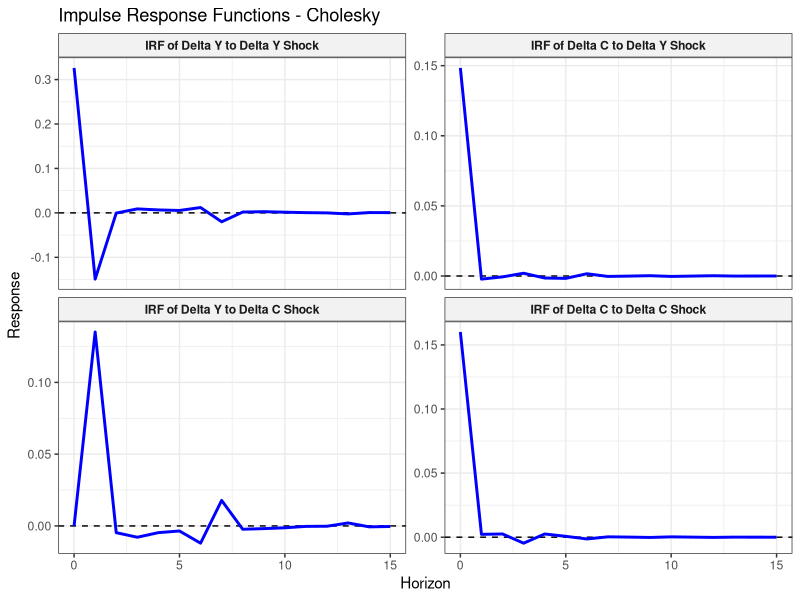
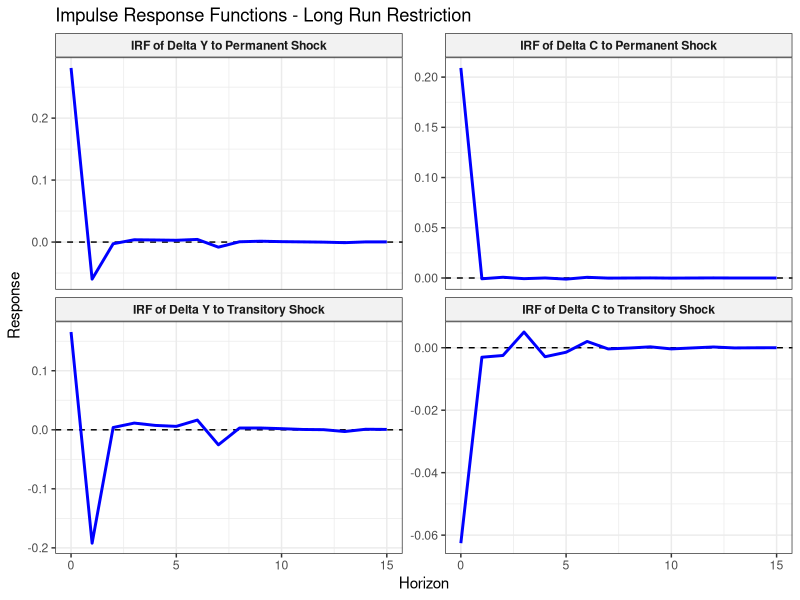
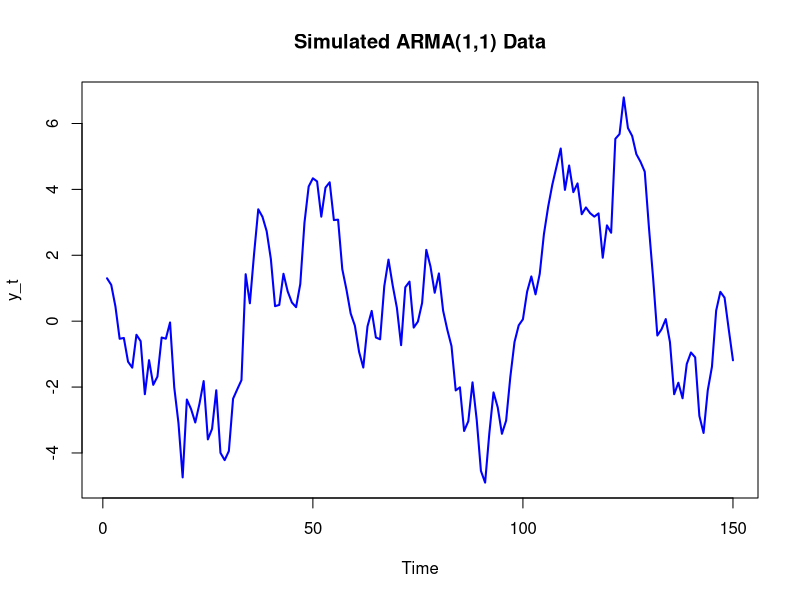
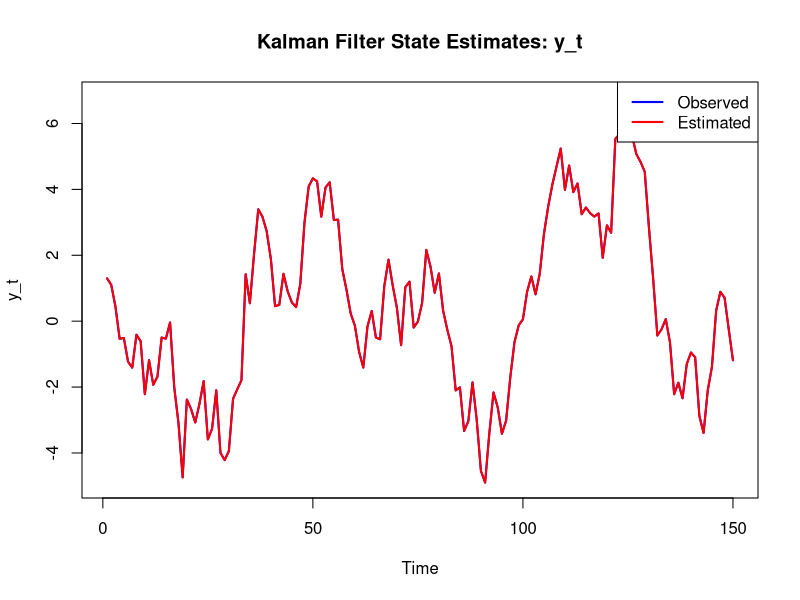
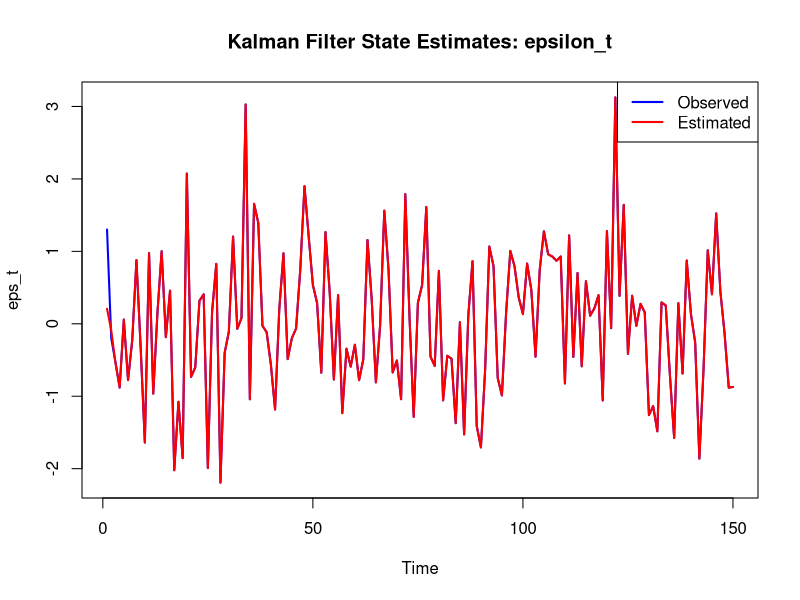
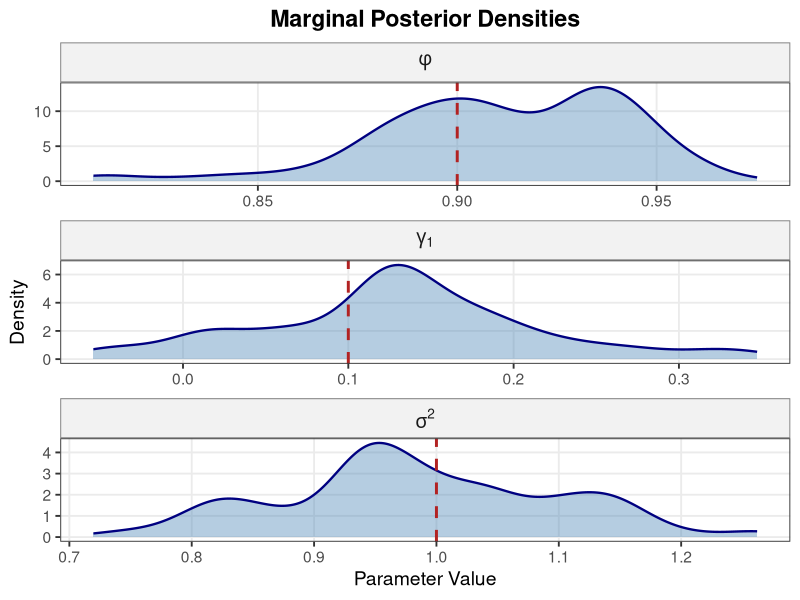

Generate these figures, in order, with R:
## ---- chunk 1
rm(list=ls())  # clear environment
library(mvtnorm)
library(dplyr)
library(tidyr)
library(ggplot2)
## ---- chunk 2
seed_string <- "Roshie, Angie, Blair, Thomas, Aaron, John"
seed_number <- 
  seed_string |>  
  rlang::hash() |> # hash the string to a hex number
  substr(1, 7) |> # make the number smaller 
  strtoi(base = 16) # convert to decimal

set.seed(seed_number)
## ---- chunk 3
simulatePIM <- function(t, sigeps2, sigeta2, beta) {
  # ************************************************************************ #
  # Simulates data of length t according to the Permanent Income Model: 
  #   Delta y_t = eta_t + eps_t - eps_{t-1}
  #   Delta c_t = (1 - beta) * eps_t + eta_t
  # where \epsilon_t ~ N(0, \sigma_eps^2) and \eta_t ~ N(0, \sigma_eta^2)
  #
  # Inputs:
  #   t: length of time series to simulate
  #   sigeps2, sigeta2: variances of transitory and permanent shocks
  #   beta: discount factor
  #
  # Output: List
  #   delY: vector of changes in income
  #   delC: vector of changes in consumption
  # ************************************************************************ #
  
  eps <- c(0, rnorm(t, mean = 0, sd = sqrt(sigeps2)))  # draw t transitory shocks
  eta <- c(0, rnorm(t, mean = 0, sd = sqrt(sigeta2)))  # draw t permanent shocks
  
  delY <- eta[-1] + eps[-1] - eps[-(t+1)]  # Delta y_t = eta_t + eps_t - eps_{t-1}
  delC <- (1 - beta) * eps[-1] + eta[-1]     # Delta c_t = (1 - beta) * eps_t + eta_t
  
  return(list(delY = delY, delC = delC))
}
## ---- chunk 4
# Simulate data

set.seed(seed_number)
t <- 10000
sigeps2 <- 0.05
sigeta2 <- 0.05
beta <- 0.99

pim_data <- simulatePIM(t, sigeps2, sigeta2, beta)
delY <- pim_data$delY
delC <- pim_data$delC

data_nolags <- data.frame(delY = delY, delC = delC)
## ---- chunk 5
p <- 5  # number of lags
VARp_data <- data.frame(delY = delY, delC = delC) 
for (i in 1:p) {
  VARp_data <- VARp_data %>%
    mutate(!!paste0("delY_lag", i) := lag(delY, n = i),
           !!paste0("delC_lag", i) := lag(delC, n = i))
}
VARp_data <- VARp_data %>% drop_na()

Y <- as.matrix(VARp_data[, c(1, 2)])  # t x 2 matrix of delY_t, delC_t
X <- as.matrix(VARp_data[, -c(1, 2)]) %>%
  cbind(1, .)  # t x (1+2p) matrix of intercept and p lags
Phihat <- solve(t(X) %*% X) %*% t(X) %*% Y
Sighat <- t(Y - X %*% Phihat) %*% (Y - X %*% Phihat) / t

## ---- chunk 6
# STRUCTURAL RESTRICTION 1: Cholesky decomposition with ordering delY, delC
Sighattr <- t(chol(Sighat))  # lower triangular Cholesky factor of Sighat

# STRUCTURAL RESTRICTION 2: Impose long-run restriction
SumPhi_t <- matrix(0, nrow = 2, ncol = 2)
for(i in 1:p){
  Phi_hat_no_const <- Phihat[-1, ]  
  SumPhi_t <- SumPhi_t + Phi_hat_no_const[((i-1)*2 + 1):(i*2), ]
}
SumPhi <- t(SumPhi_t) 
I_phi_inv <- solve(diag(2) - SumPhi)
A <- t(chol(I_phi_inv %*% Sighat %*% t(I_phi_inv)))
D <- (diag(2) - SumPhi) %*% A
# Normalize the shocks to be positive for Delta Y (Cholesky is unique up to sign)
if (D[1, 1] < 0) D[, 1] <- -D[, 1]
if (D[1, 2] < 0) D[, 2] <- -D[, 2]
## ---- chunk 7
compute_IRF <- function(Phihat, Hmax, method) {
  # ************************************************************************ #
  # Computes impulse response functions (IRFs) for a VAR(p) model using either
  # Cholesky decomposition or long-run restrictions to identify structural shocks.
  #
  # Inputs:
  #   Phihat: (1+2p) x n matrix of OLS estimates of VAR coefficients
  #   Hmax: maximum horizon for IRFs
  #   method: "Cholesky" or "Long Run Restriction" for structural shocks
  #
  # Output:
  #   IRFall: (Hmax+1) x n x n array of IRFs, where IRFall[h+1, j, i] is the response
  #           of variable j at horizon h to a shock in variable i at time 0.
  # ************************************************************************ #
  
  if (method == "Cholesky") {
    M <- Sighattr
  } else if (method == "Long Run Restriction") {
    M <- D
  } else {
    stop("Invalid method. Choose 'Cholesky' or 'Long Run Restriction'.")
  }
  
  n <- 2  # number of variables (delY, delC)
  IRFall <- array(NA, dim=c((Hmax+1), n, n)) # (horizon, shockto, shockfrom)
  
  # choose shock: 1 = delY, 2 = delC
  for (shind in 1:2){ 
    IRFmat           <- matrix(0, nrow=(Hmax+1), ncol=n) # (horizon, shockto)
    
    # response at impact is shind column of M
    IRFmat[1,]       <- M[,shind]
    
    xxIRF            <- matrix(0, nrow=1, ncol=p*n)  
    xxIRF[1,1:n]     <- IRFmat[1,]
    Phi_hat_no_const <- Phihat[-1, ]  
    
    for(h in 1:Hmax){
      # compute response at horizon h
      IRFmat[(1+h),] <- xxIRF%*%Phi_hat_no_const
      # update the xxIRF vector
      if(p > 1){
        xxIRF[1,(n+1):(n*p)] <- xxIRF[1,1:(n*(p-1))]
      }
      xxIRF[1,1:n]     <- IRFmat[(1+h),]
    }
    
    IRFall[,,shind] <- IRFmat
  }
  
  return(IRFall)
}

plot_IRF <- function(IRFall, Hmax, method) {
  # ************************************************************************ #
  # Plots IRFs in a 2x2 grid.
  #
  # Inputs:
  #   IRFall: output of compute_IRF()
  #   Hmax: maximum horizon for IRFs
  #   method: "Cholesky" or "Long Run Restriction" for plot title
  #
  # Output:
  #   A plot of the IRFs in a 2x2 grid.
  # ************************************************************************ #
  
  horizons <- 0:Hmax 

  if (method == "Cholesky") {
    shock1 <- "Delta Y Shock"
    shock2 <- "Delta C Shock"
  } else if (method == "Long Run Restriction") {
    shock1 <- "Permanent Shock"
    shock2 <- "Transitory Shock"
  } else {
    stop("Invalid method. Choose 'Cholesky' or 'Long Run Restriction'.")
  }

  title11 <- paste("IRF of Delta Y to", shock1)
  title21 <- paste("IRF of Delta C to", shock1)
  title12 <- paste("IRF of Delta Y to", shock2)
  title22 <- paste("IRF of Delta C to", shock2)
  
  irf_df <- rbind(
    data.frame(Horizon = horizons, Response = IRFall[, 1, 1], Title = title11),
    data.frame(Horizon = horizons, Response = IRFall[, 2, 1], Title = title21),
    data.frame(Horizon = horizons, Response = IRFall[, 1, 2], Title = title12),
    data.frame(Horizon = horizons, Response = IRFall[, 2, 2], Title = title22)
  )
  
  # Get the grid order correct
  irf_df$Title <- factor(irf_df$Title, levels = c(title11, title21, title12, title22))
  
  p <- ggplot(irf_df, aes(x = Horizon, y = Response)) +
    geom_hline(yintercept = 0, color = "black", linetype = "dashed") + # Adds a zero-line
    geom_line(color = "blue", linewidth = 1) +                         # Draws the IRF
    facet_wrap(~ Title, ncol = 2, scales = "free_y") +                 # Creates the 2x2 grid
    theme_bw() +                                        
    theme(
      strip.background = element_rect(fill = "grey95"),
      strip.text = element_text(face = "bold")
    ) +
    labs(x = "Horizon", y = "Response") +
    ggtitle(paste("Impulse Response Functions -", method))
    
  return(p)
}
## ---- chunk 8
# Compute IRFs for both methods
Hmax <- 15
IRF_Cholesky <- compute_IRF(Phihat, Hmax, method = "Cholesky")
IRF_LR <- compute_IRF(Phihat, Hmax, method = "Long Run Restriction")
## ---- chunk 9
# Plot IRFs for Cholesky decomposition
plot_IRF(IRF_Cholesky, Hmax, method = "Cholesky")
## ---- chunk 10
# Plot IRFs for long-run restriction
plot_IRF(IRF_LR, Hmax, method = "Long Run Restriction")
## ---- chunk 11
# using packages -- gets us the same IRFs as the manual code

# p <- 5
# var_model <- VAR(data_nolags, p = p, type = "const")
# irf_cholesky <- irf(var_model, n.ahead = 10, ortho = TRUE, runs = 1000)
# var_bq <- BQ(var_model)
# irf_longrun <- irf(var_bq, n.ahead = 10,runs = 1000)
# 
# plot(irf_cholesky)
# plot(irf_longrun)
## ---- chunk 12
# Parameters
phi <- 0.9
gamma1 <- 0.1
sig2 <- 1

theta <- c(phi, gamma1, sig2)
## ---- chunk 13
simulateARMA <- function(t, theta, y0, eps0) {
  # ************************************************************************ #
  # Simulates ARMA(1,1) data of length t: 
  #   y_t = \phi y_{t-1} + \epsilon_t + \gamma_1 \epsilon_{t-1}, 
  # where \epsilon_t ~ N(0, \sigma^2) and \epsilon_0 = eps0, y_0 = y0
  #
  # Inputs:
  #   t: length of time series to simulate
  #   theta: model parameters phi, gamma1, sig2
  #   y0, eps0: initial value of y_0 and \epsilon_0
  #
  # Output: List
  #   y: vector of simulated data y = (y_1, ... y_t)
  #   eps: vector of shocks
  # ************************************************************************ #

  phi <- theta[1]
  gamma1 <- theta[2]
  sig2 <- theta[3]
  
  eps <- c(eps0, rnorm(t, mean = 0, sd = sqrt(sig2)))  # draw t shocks
  
  y <- numeric(t+1)  # init zero vector of length t
  y[1] <- y0         # set y_0 = y0
  for (i in 2:(t+1)) {
    y[i] <- phi * y[i - 1] + eps[i] + gamma1 * eps[i - 1]
  }
  return(list(y = y[-1], eps = eps[-1]))  # return y_1,...,y_t and eps_1,...,eps_t
}
## ---- chunk 14
set.seed(seed_number)

# Simulate data with t=150, y0=0, eps0=0
t <- 150
sim_data <- simulateARMA(t, theta, y0 = 0, eps0 = 0)
y_sim <- sim_data$y
eps_sim <- sim_data$eps

# Plot the simulated data
plot(y_sim, type = "l", col = "blue", lwd = 2,
     main = "Simulated ARMA(1,1) Data", xlab = "Time", ylab = "y_t")
## ---- chunk 15
kalmanFilter <- function(y, theta) {
  # ************************************************************************ #
  # Implements Kalman filter for ARMA(1,1) model:
  #   y_t = \phi y_{t-1} + \epsilon_t + \gamma_1 \epsilon_{t-1},
  # where \epsilon_t ~ N(0, \sigma^2). 
  # We use state vector s_t = (y_t, eps_t).
  #
  # Inputs:
  #   y: vector of observed data (length t)
  #   theta: model parameters phi, gamma1, sig2
  # 
  # Output: List
  #   s: vector of state estimates s_t = E[s_t | y^t]
  #   P: vector of state covariance matrices P_t = Var[s_t | y^t]
  #   logLik: log likelihood of data: log L(y) = \sum_{t=1}^T log p(y_t | y^{t-1})
  # ************************************************************************ #
  
  phi <- theta[1]
  gamma1 <- theta[2]
  sig2 <- theta[3]
  
  t <- length(y)
  s <- array(0, dim = c(t, 2))     # init state estimates
  colnames(s) <- c("y", "eps")
  P <- array(0, dim = c(2, 2, t))  # init state covariance matrices
  
  # State space representation
  A   <- matrix(c(1,0), nrow = 1, ncol = 2)
  Phi <- matrix(c(phi, gamma1, 0, 0), nrow = 2, ncol = 2, byrow = TRUE)
  R   <- matrix(c(1, 1), nrow = 2, ncol = 1)

  # Initialization using unconditional moments (s_{1|0}, P_{1|0})
  s[1, ] <- c(0, 0)
  p11 <- (1 + (phi + gamma1)^2 / (1 - phi^2)) * sig2  # derived in part 1
  P[, , 1] <- matrix(c(p11, sig2, sig2, sig2), nrow = 2, ncol = 2)

  # Initialize log-likelihood
  logLik <- 0

  # Kalman filter recursion
  for (i in 1:t) {
    # Prediction
    v <- as.numeric(y[i] - A %*% s[i, ])        # y_i - As_{i|i-1}
    Evv <- as.numeric(A %*% P[, , i] %*% t(A))  # AP_{i|i-1}A'
    
    # Add log-likelihood
    logLik <- logLik - 0.5 * (log(2 * pi) + log(Evv) + (v^2) / Evv)
    
    # Update: s_{i|i} and P_{i|i}
    s[i, ] <- s[i, ] + P[, , i] %*% t(A) * v / Evv
    P[, , i] <- P[, , i] - (P[, , i] %*% t(A) %*% A %*% t(P[, , i])) / Evv
     
    # Predict: s_{i+1|i} and P_{i+1|i}
    if (i < t) {
      s[i+1, ] <- Phi %*% s[i, ]
      P[, , i+1] <- Phi %*% P[, , i] %*% t(Phi) + R %*% sig2 %*% t(R)
    }
  }
  
  return(list(s = s, P = P, logLik = logLik))
}
## ---- chunk 16
logLik_analytical <- function(y, eps, theta, y0, eps0) {
  # ************************************************************************ #
  # Evaluates the log-likelihood of the data given the shocks, 
  # using the analytical expression derived in part 3.
  #
  # Inputs:
  #   y: vector of observed data (length t)
  #   eps: vector of shocks (length t)
  #   theta: model parameters phi, gamma1, sig2
  #   y0, eps0: initial values of y_0 and eps_0
  #
  # Output:
  #   log_lik: log-likelihood of data given eps
  # ************************************************************************ #
  
  t <- length(y)
  sig2 <- theta[3]
  log_lik <- -0.5 * t * log(2 * pi * sig2) - (1 / (2 * sig2)) * sum(eps^2)
  return(log_lik)
}
## ---- chunk 17
# Run Kalman filter on simulated data
kf_result <- kalmanFilter(y_sim, theta)
s_est <- kf_result$s
P_est <- kf_result$P
logLik <- kf_result$logLik
logLik_analytical <- logLik_analytical(y_sim, eps_sim, theta, y0 = 0, eps0 = 0)
cat("Kalman Filter Log-Likelihood:", logLik, "\n",
    "Analytical Log-Likelihood:", logLik_analytical, "\n",
    sep = "")

# Plot state estimates alongside data
plot(y_sim, type = "l", col = "blue", lwd = 2,
     main = "Kalman Filter State Estimates: y_t", xlab = "Time", ylab = "y_t")
lines(s_est[, "y"], col = "red", lwd = 2)
legend("topright", legend = c("Observed", "Estimated"), 
       col = c("blue", "red"), lwd = 2)

plot(eps_sim, type = "l", col = "blue", lwd = 2,
     main = "Kalman Filter State Estimates: epsilon_t", xlab = "Time", ylab = "eps_t")
lines(s_est[, "eps"], col = "red", lwd = 2)
legend("topright", legend = c("Observed", "Estimated"), 
       col = c("blue", "red"), lwd = 2)
## ---- chunk 18
computeLogLik <- function(theta, y) {
  # ************************************************************************ #
  # Evaluates and maximizes the posterior
  #   log L(y^T | theta) + log(p(theta)) 
  # where p(theta) is the prior over theta = (phi, gamma1, sig2). 
  # Assuming flat priors, this reduces to maximizing log L(y^T | theta)
  #
  # Inputs:
  #   theta: model parameters phi, gamma1, sig2
  #   y: vector of observed data (length t)
  #
  # Output:
  #   log_lik: log-likelihood of data given theta
  # ************************************************************************ #
  
  # Handles constraints on theta
  phi <- theta[1]
  sig2 <- theta[3]
  if (abs(phi) >= 1 || sig2 <= 0) {
    return(-Inf)
  }
  
  # Evaluate log-likelihood using Kalman filter
  kf_out <- kalmanFilter(y, theta)
  log_lik <- kf_out$logLik
  
  return(log_lik)
}

max_likelihood <- function(y) {
  # ************************************************************************ #
  # Maximizes the log-likelihood. See computeLogLik().
  #
  # Inputs:
  #   y: vector of observed data (length t)
  #
  # Output: 
  #   theta_bar: parameter values that maximize the log-likelihood
  #   Sigma: inverse of negative Hessian of log-likelihood at theta_bar
  # ************************************************************************ #
  
  # Initial guess for theta = c(phi, gamma1, sig2)
  theta_init <- c(phi = 0, gamma1 = 0.1, sig2 = var(y))
  
  # Run optimization
  opt_result <- optim(
    par = theta_init,
    fn = computeLogLik,
    y = y,
    method = "L-BFGS-B",  # Broydon's method :)
    lower = c(-0.99, -Inf, 0.01),
    upper = c(0.99, Inf, Inf),
    control = list(fnscale = -1),  # minimize negative LL
    hessian = TRUE
  )
  
  theta_bar <- opt_result$par
  negH <- -opt_result$hessian
  Sigma <- solve(negH)
  
  return(list(theta_bar = theta_bar, Sigma = Sigma))
}
## ---- chunk 19
# Estimate parameters using MLE
mle_result <- max_likelihood(y_sim)

theta_bar <- mle_result$theta_bar
Sigma <- mle_result$Sigma
## ---- chunk 20
metropolisHastings <- function(y, theta_bar, Sigma, N = 100, c = 1) {
  # ************************************************************************ #
  # Implements Metropolis-Hastings algorithm.
  #
  # Inputs:
  #   y: vector of observed data
  #   theta_bar: parameter values maximizing log-likelihood
  #   Sigma: inverse of negative Hessian of log-likelihood at theta_bar
  #   N: number of MCMC samples to draw
  #   c: scales variance in candidate density
  #
  # Output:
  #   theta_samples: matrix of sampled parameter values (N x length(theta))
  # ************************************************************************ #
  theta_samples <- matrix(NA, nrow = N, ncol = length(theta_bar))
  colnames(theta_samples) <- c("phi", "gamma1", "sig2")
  
  # Counter for acceptance rate
  accept_count <- 0
  
  # Draw initial sample
  theta_prev <- rmvnorm(n = 1, mean = theta_bar, sigma = c*Sigma)
  theta_samples[1,] <- theta_prev
  logLik_prev <- computeLogLik(theta_prev, y)
  
  # theta_prev stores theta_{i-1}
  # logLik_prev stores logL(y|theta_{i-1})
  
  for (t in 2:N) {
    theta_cand <- rmvnorm(n = 1, mean = theta_prev, sigma = c*Sigma)
    # logLik_curr stores logL(y|theta_cand)
    logLik_curr <- computeLogLik(theta_cand, y)
    alpha <- min(1, logLik_curr - logLik_prev)  # log transformed
    if (is.finite(logLik_curr) && (log(runif(1)) < alpha)) {
      # is.finite() rejects infeasible candidates (e.g., |phi|>1)
      theta_samples[t,] <- theta_cand
      theta_prev <- theta_cand
      logLik_prev <- logLik_curr
      accept_count <- accept_count + 1
    } else {
      theta_samples[t,] <- theta_prev
    }
    
    if (t %% (N / 10) == 0) {
      cat(sprintf("Iteration %d / %d | Current Acceptance Rate: %.2f%%\n", 
                  t, N, (accept_count / t) * 100))
    }
  }
  
  cat(sprintf("\nFinal Acceptance Rate: %.2f%%\n", (accept_count / N) * 100))
  return(theta_samples)
}
## ---- chunk 21
set.seed(seed_number)
N <- 1000  # CHANGE TO 500000 BEFORE SUBMITTING
MHdraws <- metropolisHastings(y_sim, theta_bar, Sigma, N = N, c = 2)
## ---- chunk 22
# Discard burn-in
burn_in <- 0.6 * N
MHdraws_conv <- MHdraws[(burn_in + 1):N, ]  # converged MH draws

post_stats <- apply(MHdraws_conv, 2, function(x) {
  density_est <- density(x)
  c(
    mean     = mean(x),
    median   = median(x),
    mode     = density_est$x[which.max(density_est$y)],
    ci_lower = quantile(x, 0.025),
    ci_upper = quantile(x, 0.975)
  )
}) %>% 
  t() %>%
  as.data.frame() %>% 
  mutate(parameter = rownames(.)) %>%
  relocate(parameter)
post_stats
## ---- chunk 23
library(ggplot2)
library(dplyr)
library(tidyr)

# Plot marginal density of params
true_vals <- data.frame(
  parameter = factor(c("phi", "gamma[1]", "sigma^2"), 
                     levels = c("phi", "gamma[1]", "sigma^2")),
  true_value = c(0.9, 0.1, 1)
)
draws_df <- as.data.frame(MHdraws_conv) %>%
  pivot_longer(cols = c("phi", "gamma1", "sig2"), 
               names_to = "parameter", 
               values_to = "value") %>%
  mutate(parameter = factor(parameter, 
                            levels = c("phi", "gamma1", "sig2"),
                            labels = c("phi", "gamma[1]", "sigma^2")))

ggplot(draws_df, aes(x = value)) +
  geom_density(fill = "steelblue", alpha = 0.4, color = "navy", linewidth = 0.8) +
  geom_vline(data = true_vals, aes(xintercept = true_value), 
             color = "firebrick", linetype = "dashed", linewidth = 1) +
  facet_wrap(~ parameter, scales = "free", ncol = 1, labeller = label_parsed) +
  labs(title = "Marginal Posterior Densities",
       x = "Parameter Value",
       y = "Density") +
  theme_bw(base_size = 14) +
  theme(
    plot.title = element_text(hjust = 0.5, face = "bold"),
    strip.background = element_rect(fill = "grey95", color = "grey50"),
    strip.text = element_text(size = 14),
    panel.grid.minor = element_blank()
  )
